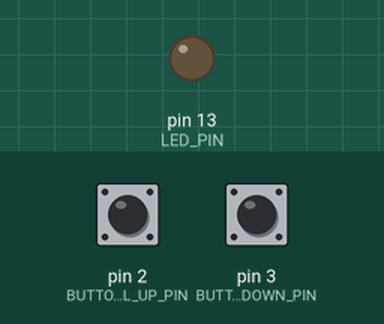
Simulated run of this sketch. Board: Arduino Uno, built with avr-gcc and run on an emulated ATmega328P. Shown: output pins drawn as LEDs (lit = HIGH). Dashed ring = blinking. The test bench sets the inputs (shaded band); at power-on: pin 2 (BUTTON_VEL_UP_PIN) LOW, pin 3 (BUTTON_VEL_DOWN_PIN) LOW.

Above: at 0.1 s.
At 1.2 s:
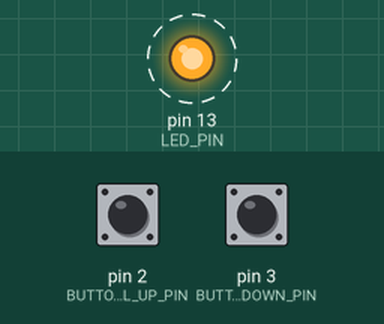
1.3 s: pin 2 (BUTTON_VEL_UP_PIN) pulled HIGH for 0.15 s
4.3 s: pin 3 (BUTTON_VEL_DOWN_PIN) pulled HIGH for 0.15 s
At 6.4 s:
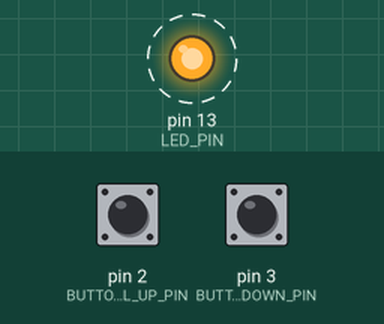
Timing chart, 0 to 13.3 s (numbered marks = the images above; inputs shaded):
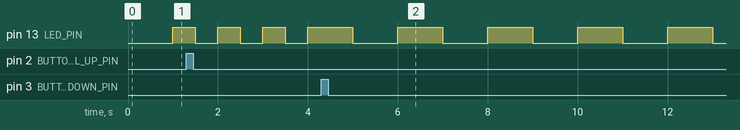

Measured:
- after the input at 4.3 s, pin 13 (LED_PIN): alternates HIGH for 1.0 s and LOW for 1.0 s, starting after 0.70 s
- by itself, pin 13 (LED_PIN): alternates HIGH for 0.50 s and LOW for 0.50 s

The sketch:

tarefa02.ino
```cpp
int LED_PIN = 13;
int BUTTON_VEL_UP_PIN = 2;
int BUTTON_VEL_DOWN_PIN = 3;

int timeOld;
int timeLedWait;
int lastTimeButtonUpPressed, lastTimeButtonDownPressed;
bool ledLocked, buttonUpPressed, buttonDownPressed;

void setup() {
  pinMode(LED_PIN, OUTPUT);
  pinMode(BUTTON_VEL_UP_PIN, INPUT);
  pinMode(BUTTON_VEL_DOWN_PIN, INPUT);

  timeOld = millis();
  timeLedWait = 1000;
  buttonUpPressed = false;
  buttonDownPressed = false;
  ledLocked = false;
  lastTimeButtonUpPressed = -1;
  lastTimeButtonDownPressed = -1;
}

void loop() {
  int diffButtonsTime;
  int timeNow = millis();

  if (!ledLocked) {
    if (timeNow - timeOld >= timeLedWait){
      timeOld = timeNow;
      digitalWrite(LED_PIN, !digitalRead(LED_PIN));
    }

    if (digitalRead(BUTTON_VEL_UP_PIN)) {
      if (!buttonUpPressed) {
        timeLedWait = timeLedWait / 2;
        buttonUpPressed = true;
      }
      lastTimeButtonUpPressed = millis();
    }
    else {
      buttonUpPressed = false;
    }

    if (digitalRead(BUTTON_VEL_DOWN_PIN)) {
      if (!buttonDownPressed) {
        timeLedWait = timeLedWait * 2;
        buttonDownPressed = true;
      }
      lastTimeButtonDownPressed = millis();
    }
    else {
      buttonDownPressed = false;
    }

    if (lastTimeButtonUpPressed > 0 && lastTimeButtonDownPressed > 0) {
      diffButtonsTime = lastTimeButtonUpPressed - lastTimeButtonDownPressed;
      if (diffButtonsTime >= -500 && diffButtonsTime <= 500) {
        ledLocked = true;
      }
    }
  }
}
```
